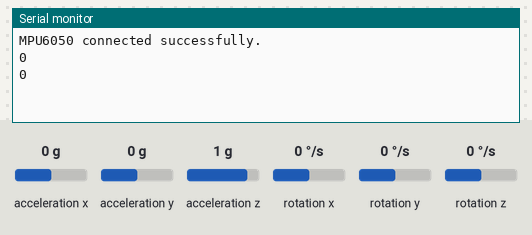
Simulated run of this sketch. Board: ESP32. Parts: the last lines printed to the serial monitor. The inputs (shaded band) are chosen by the test bench; at power-on: acceleration x 0 g, acceleration y 0 g, acceleration z 1 g, rotation x 0 °/s, rotation y 0 °/s, rotation z 0 °/s.

Above: at 10.8 s.
10.9 s: acceleration x set to -1.4 g
At 15.6 s:
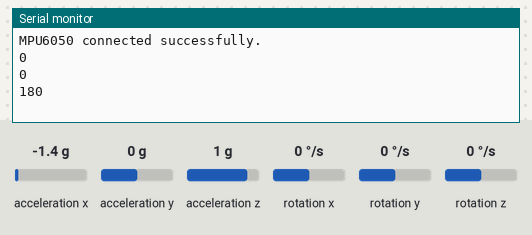
18.4 s: acceleration y set to -1.4 g
At 20.6 s:
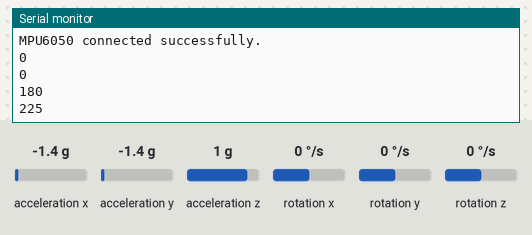
25.9 s: acceleration x set to -0.8 g
At 30.6 s:
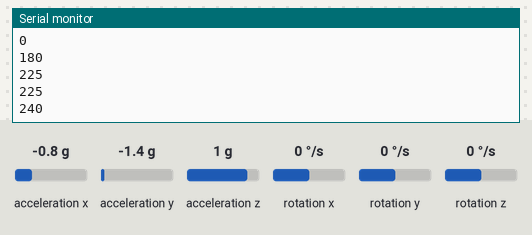
Timing chart, 0 to 32.1 s (numbered marks = the images above; inputs shaded):
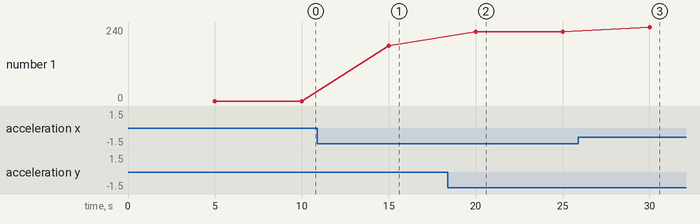

Measured:
- after the input at 10.9 s, the serial monitor: prints a new line after 4.1 s (image 1)
- after the input at 18.4 s, the serial monitor: prints a new line after 1.6 s (image 2)
- after the input at 25.9 s, the serial monitor: prints a new line after 4.1 s (image 3)
- plotted number 1: 0 → 180 after the input at 10.9 s, 180 → 225 after the input at 18.4 s, 225 → 240 after the input at 25.9 s

The sketch:

sketch_mar26a.ino
```cpp
#include <Wire.h>
#include <MPU6050.h>
#include <math.h>

MPU6050 mpu;

#define SDA_PIN 22
#define SCL_PIN 23

unsigned long previousMillis = 0;
const long interval = 5000;

void setup() {
  Serial.begin(9600);
  Wire.begin(SDA_PIN, SCL_PIN);

  mpu.initialize();

  if (mpu.testConnection()) {
    Serial.println("MPU6050 connected successfully.");
  } else {
    Serial.println("MPU6050 connection failed.");
  }
}

void loop() {
  unsigned long currentMillis = millis();

  if (currentMillis - previousMillis >= interval) {
    previousMillis = currentMillis;

    int16_t ax, ay, az;
    mpu.getAcceleration(&ax, &ay, &az);

    // Calcolo dell'angolo nel piano X-Y
    float angle_rad = atan2((float)ay, (float)ax);
    float angle_deg = angle_rad * 180.0 / PI;

    // Normalizza l'angolo in range 0-360
    if (angle_deg < 0) {
      angle_deg += 360;
    }

    Serial.println((int)angle_deg);  // Cast per avere un valore intero
  }
}
```
